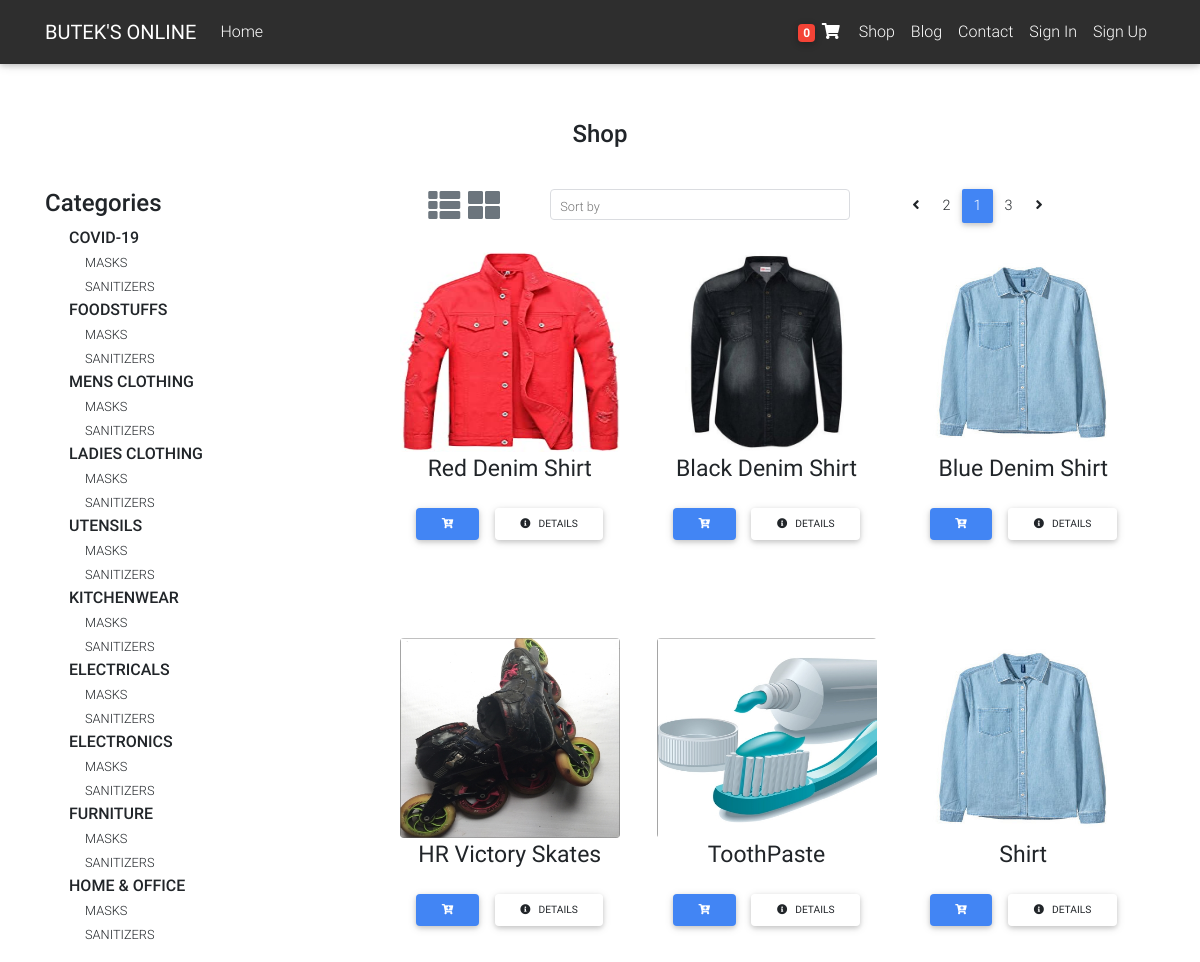
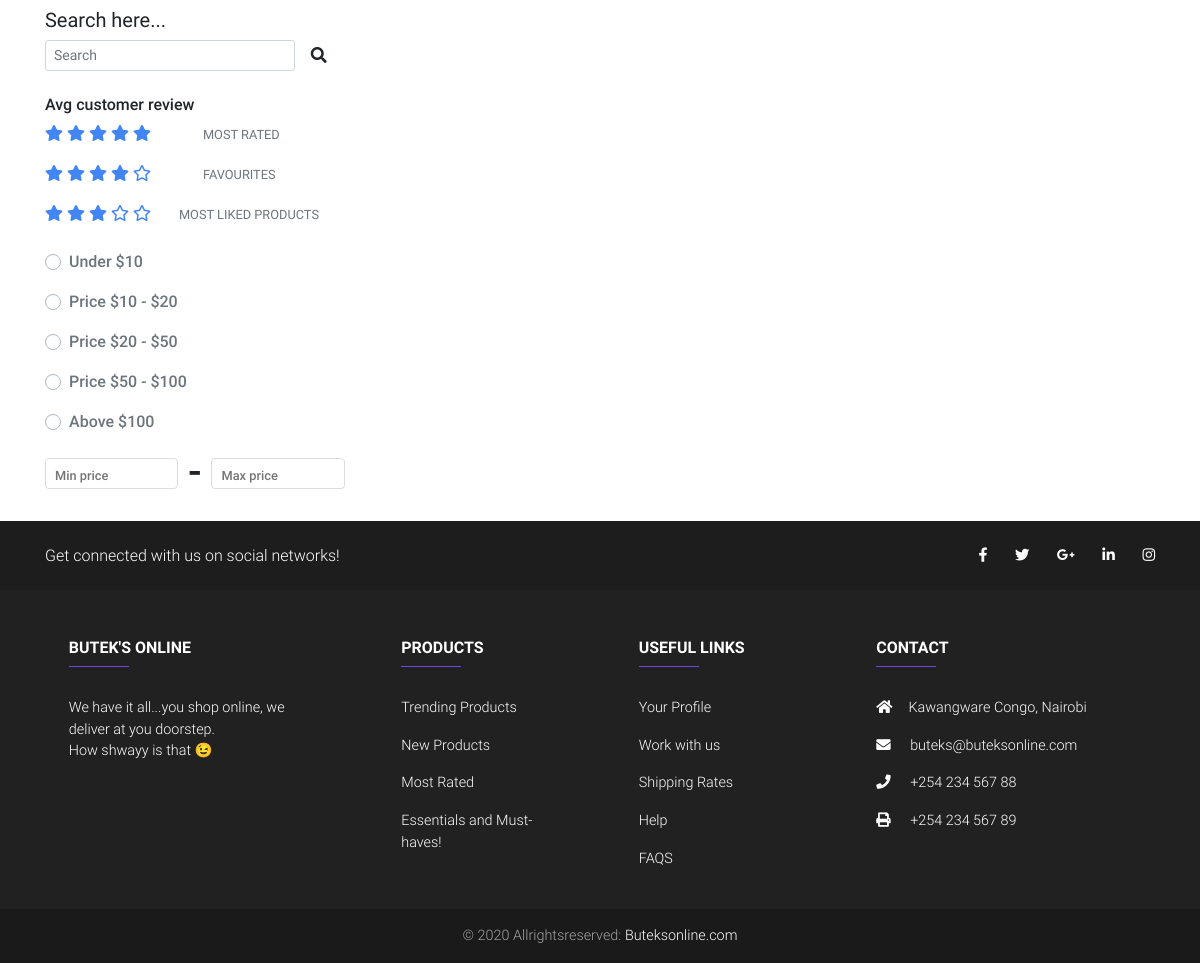
The app's page /shop/ with its own data (2 pictures, top to bottom).
### catalog/models.py (models this page shows, shortened)
class Item(models.Model):
    title = models.CharField(max_length=150)
    price = models.IntegerField()
    discount_price = models.IntegerField(blank=True, null=True)
    slug = models.SlugField()
    description = models.TextField()
    category = models.ForeignKey(
        "Category", on_delete=models.SET_NULL, blank=True, null=True)
    status = models.CharField(max_length=150, blank=True, null=True)
    rating = models.ForeignKey("Rating", on_delete=models.CASCADE)
    label = models.CharField(choices=LABEL_CHOICES, max_length=2)
    image = models.ImageField(default='default.jpg',
                              upload_to='product_images')

### catalog/views.py (the view)
# urls.py: path('shop/', ShopBlockView.as_view(), name='shop'),
class ShopBlockView(View):
    def get(self, *args, **kwargs):
        context = {
            'items': Item.objects.all()
        }
        return render(self.request, 'shop.html', context)

### templates/shop.html (shortened to what this page needs)
{% extends 'base.html' %}
{% block content %}
<main>
  <div class="container">
    <section class="mt-5 wow fadeIn">
      <div>
        <h4 class="section-title">Shop</h4>
      </div>
      <div class="shop-container">
        <div class="menu">
          <div >
            <h4 style="font-weight: 450;">Categories</h4>
            <div class="sub-menu ml-4">
              <a><span id="display-menu" class="display-menu">COVID-19</span></a>
              <br />
              <div class="ml-3">
                <small style="font-weight: 300;">MASKS</small>
                <br />
                <small style="font-weight: 300;">SANITIZERS</small>
              </div>
            </div>
            <div class="sub-menu ml-4">
              <span id="display-menu" class="display-menu">FOODSTUFFS</span>
              <br />
              <div class="ml-3">
                <small style="font-weight: 300;">MASKS</small>
                <br />
                <small style="font-weight: 300;">SANITIZERS</small>
              </div>
            </div>
            <div class="sub-menu ml-4">
              <span id="display-menu" class="display-menu">MENS CLOTHING</span>
              <br />
              <div class="ml-3">
                <small style="font-weight: 300;">MASKS</small>
                <br />
                <small style="font-weight: 300;">SANITIZERS</small>
              </div>
            </div>
            <div class="sub-menu ml-4">
              <span>LADIES CLOTHING</span>
              <br />
              <div class="ml-3">
                <small style="font-weight: 300;">MASKS</small>
                <br />
                <small style="font-weight: 300;">SANITIZERS</small>
              </div>
            </div>
            <div class="sub-menu ml-4">
              <span id="display-menu" class="display-menu">UTENSILS</span>
              <br />
              <div class="ml-3">
                <small style="font-weight: 300;">MASKS</small>
                <br />
                <small style="font-weight: 300;">SANITIZERS</small>
              </div>
            </div>
            <div class="sub-menu ml-4">
              <span id="display-menu" class="display-menu">KITCHENWEAR</span>
              <br />
              <div class="ml-3">
                <small style="font-weight: 300;">MASKS</small>
                <br />
                <small style="font-weight: 300;">SANITIZERS</small>
              </div>
            </div>
            <div class="sub-menu ml-4">
              <span id="display-menu" class="display-menu">ELECTRICALS</span>
              <br />
              <div class="ml-3">
                <small style="font-weight: 300;">MASKS</small>
                <br />
                <small style="font-weight: 300;">SANITIZERS</small>
              </div>
            </div>
            <div class="sub-menu ml-4">
              <span id="display-menu" class="display-menu">ELECTRONICS</span>
              <br />
              <div class="ml-3">
                <small style="font-weight: 300;">MASKS</small>
                <br />
                <small style="font-weight: 300;">SANITIZERS</small>
              </div>
            </div>
            <div class="sub-menu ml-4">
              <span id="display-menu" class="display-menu">FURNITURE</span>
              <br />
              <div class="ml-3">
                <small style="font-weight: 300;">MASKS</small>
                <br />
                <small style="font-weight: 300;">SANITIZERS</small>
              </div>
            </div>
            <div class="sub-menu ml-4">
              <span id="display-menu" class="display-menu">HOME & OFFICE</span>
              <br />
              <div class="ml-3">
                <small style="font-weight: 300;">MASKS</small>
                <br />
                <small style="font-weight: 300;">SANITIZERS</small>
              </div>
            </div>
          </div>
          <div>
            <h5 style="font-weight: 400;" class="mt-4">Search here...</h5>
            <form class="form-inline active-cyan-4">
              <input class="form-control form-control-sm mr-3 w-75" type="text" placeholder="Search"
                aria-label="Search">
              <i class="fas fa-search" aria-hidden="true"></i>
            </form>
          </div>
          <div>
            <h6 style="font-weight: 450;" class="mt-4">Avg customer review</h6>
            <p>
              <span><i class="fas fa-star text-primary"></i></span>
              <span><i class="fas fa-star text-primary"></i></span>
              <span><i class="fas fa-star text-primary"></i></span>
              <span><i class="fas fa-star text-primary"></i></span>
              <span><i class="fas fa-star text-primary"></i></span>
              <small class="text-muted ml-5">MOST RATED</small>
            </p>
            <p>
              <span><i class="fas fa-star text-primary"></i></span>
              <span><i class="fas fa-star text-primary"></i></span>
              <span><i class="fas fa-star text-primary"></i></span>
              <span><i class="fas fa-star text-primary"></i></span>
              <span><i class="far fa-star text-primary"></i></span>
              <small class="text-muted ml-5">FAVOURITES</small>
            </p>
            <p>
              <span><i class="fas fa-star text-primary"></i></span>
              <span><i class="fas fa-star text-primary"></i></span>
              <span><i class="fas fa-star text-primary"></i></span>
              <span><i class="far fa-star text-primary"></i></span>
              <span><i class="far fa-star text-primary"></i></span>
              <small class="text-muted ml-4">MOST LIKED PRODUCTS</small>
            </p>
          </div>
          <div>
            <div class="custom-control custom-radio mt-4">
              <label class="custom-control-label text-muted" for="defaultUnchecked">Under $10</label>
            </div>
            <div class="custom-control custom-radio mt-3">
              <label class="custom-control-label text-muted" for="defaultUnchecked">Price $10 - $20</label>
            </div>
            <div class="custom-control custom-radio mt-3">
              <label class="custom-control-label text-muted" for="defaultUnchecked">Price $20 - $50</label>
            </div>
            <div class="custom-control custom-radio mt-3">
              <label class="custom-control-label text-muted" for="defaultUnchecked">Price $50 - $100</label>
            </div>
            <div class="custom-control custom-radio mt-3">
              <label class="custom-control-label text-muted" for="defaultUnchecked">Above $100</label>
            </div>
          </div>
          <div style="display: flex;">
            <div class="md-form md-outline form-sm" style="width: 40%;">
              <input id="form-sm" class="form-control form-control-sm" type="text">
              <label for="form-sm">Min price</label>
            </div>
            <div style="width: 10%;font-size:40px;" class="pt-2 text-center">
              -
            </div>
            <div class="md-form md-outline form-sm" style="width: 40%;">
              <input id="form-sm" class="form-control form-control-sm" type="text">
              <label for="form-sm">Max price</label>
            </div>
          </div>
        </div>
        <div class="shop-content">
          <div class="header-paragraph">
            <p class="text-center">
              <a class="text-muted" href="{% url 'shop_list' %}">
                <span><i class="fas fa-th-list fa-2x mr-1"></i></span>
              </a>
              <a class="text-muted" href="{% url 'shop' %}">
                <span><i class="fas fa-th-large fa-2x"></i></span>
              </a>
              <span>
                <div style="width: 300px;" class="md-form md-outline form-sm mt-0 pt-0">
                  <input list="list-options" id="form-sm" class="form-control form-control-sm" type="text">
                  <label for="form-sm">Sort by</label>
                </div>
              </span>
              <span>
                <nav>
                  <ul class="pagination pg-blue">
                    <li class="page-item">
                      <a class="page-link" aria-label="Previous">
                        <span aria-hidden="true"><i class="fas fa-angle-left"></i></span>
                      </a>
                    </li>
                    <li class="page-item"><a class="page-link">2</a></li>
                    <li class="page-item active rounded"><a class="page-link">1</a></li>
                    <li class="page-item"><a class="page-link">3</a></li>
                    <li class="page-item">
                      <a class="page-link" aria-label="Next">
                        <span aria-hidden="true"><i class="fas fa-angle-right"></i></span>
                      </a>
                    </li>
                  </ul>
                </nav>
              </span>
            </p>
          </div>
          <div class="shop-img row">
            {% for item in items %}
            <div class="shop-image-div">
              <img src="{{item.image.url}}" class="shop-image rounded">
              <p class="text-center" style="font-weight: 400; font-size:23px;">{{item.title}}</p>
              <div class="text-center">
                <a href="{% url 'detail' item.slug %}" class="btn btn-primary btn-sm rounded "><i class="fas fa-cart-plus"></i></a>
                <a href="#" class="btn btn-outline btn-sm rounded "><i class="fas fa-info-circle mr-2"></i>DETAILS</a>
              </div>
            </div>
            {% endfor %}
          </div>
        </div>
      </div>
    </section>
  </div>
</main>
{% endblock content %}

### templates/base.html (shortened to what this page needs)
{% load static %}
{% load cart_template_tags %}
<!DOCTYPE html>
<html lang="en">
  <head>
    <link
      rel="stylesheet"
      href="https://use.fontawesome.com/releases/v5.11.2/css/all.css"
    />
    <link href="{% static 'css/bootstrap.min.css' %}" rel="stylesheet" />
    <link href="{% static 'css/mdb.min.css' %}" rel="stylesheet" />
    <link href="{% static 'css/style.min.css' %}" rel="stylesheet" />
    <link rel="stylesheet" href="{% static 'main.css' %}">
  </head>
  <body>
<nav class="navbar fixed-top navbar-expand-lg navbar-dark elegant-color scrolling-navbar">
<div class="container">
  <a class="navbar-brand" href="{% url 'home' %}">
    <strong>BUTEK'S ONLINE</strong>
  </a>
  <div class="collapse navbar-collapse" id="navbarSupportedContent">
    <ul class="navbar-nav mr-auto">
      <li class="nav-item ">
        <a class="nav-link" href="{% url 'home' %}">Home</a>
      </li>
    </ul>
    <ul class="navbar-nav nav-flex-icons">
      <li class="nav-item">
        <a href="{% url 'order_summary' %}" class="nav-link waves-effect">
          <span class="badge red z-depth-1 rounded">{{request.user|cart_item_count}}</span>
          <i class="fas fa-shopping-cart"></i>
        </a>
      </li>
      <li class="nav-item">
        <a class="nav-link" href="{% url 'shop' %}">Shop</a>
      </li>
      <li class="nav-item">
        <a class="nav-link" href="#">Blog</a>
      </li>
      <li class="nav-item">
        <a class="nav-link" href="#">Contact</a>
      </li>
      <li class="nav-item">
        <a class="nav-link" href="#">Sign In</a>
      </li>
      <li class="nav-item">
        <a class="nav-link" href="#">Sign Up</a>
      </li>
    </ul>
  </div>
</div>
</nav>
<div class="mt-5 pt-4">
  </div>
{% block content %}
{% endblock content %}
<footer class="page-footer font-small elegant-color-dark">
  <div style="background-color: #1d1d1d;">
    <div class="container">
      <div class="row py-4 d-flex align-items-center">
        <div
          class="col-md-6 col-lg-5 text-center text-md-left mb-4 mb-md-0"
        >
          <h6 class="mb-0">Get connected with us on social networks!</h6>
        </div>
        <div class="col-md-6 col-lg-7 text-center text-md-right">
          <a class="fb-ic">
            <i class="fab fa-facebook-f white-text mr-4"> </i>
          </a>
          <a class="tw-ic">
            <i class="fab fa-twitter white-text mr-4"> </i>
          </a>
          <a class="gplus-ic">
            <i class="fab fa-google-plus-g white-text mr-4"> </i>
          </a>
          <a class="li-ic">
            <i class="fab fa-linkedin-in white-text mr-4"> </i>
          </a>
          <a class="ins-ic">
            <i class="fab fa-instagram white-text"> </i>
          </a>
        </div>
      </div>
    </div>
  </div>
  <div class="container text-center text-md-left mt-5">
    <div class="row mt-3">
      <div class="col-md-3 col-lg-4 col-xl-3 mx-auto mb-4">
        <h6 class="text-uppercase font-weight-bold">Butek's Online</h6>
        <hr
          class="deep-purple accent-2 mb-4 mt-0 d-inline-block mx-auto"
          style="width: 60px;"
        />
        <p>
          We have it all...you shop online, we deliver at you doorstep.
          <br>
          How shwayy is that 😉
        </p>
      </div>
      <div class="col-md-2 col-lg-2 col-xl-2 mx-auto mb-4">
        <h6 class="text-uppercase font-weight-bold">Products</h6>
        <hr
          class="deep-purple accent-2 mb-4 mt-0 d-inline-block mx-auto"
          style="width: 60px;"
        />
        <p>
          <a href="#!">Trending Products</a>
        </p>
        <p>
          <a href="#!">New Products</a>
        </p>
        <p>
          <a href="#!">Most Rated</a>
        </p>
        <p>
          <a href="#!">Essentials and Must-haves!</a>
        </p>
      </div>
      <div class="col-md-3 col-lg-2 col-xl-2 mx-auto mb-4">
        <h6 class="text-uppercase font-weight-bold">Useful links</h6>
        <hr
          class="deep-purple accent-2 mb-4 mt-0 d-inline-block mx-auto"
          style="width: 60px;"
        />
        <p>
          <a href="#!">Your Profile</a>
        </p>
        <p>
          <a href="#!">Work with us</a>
        </p>
        <p>
          <a href="#!">Shipping Rates</a>
        </p>
        <p>
          <a href="#!">Help</a>
        </p>
        <p>
          <a href="#!">FAQS</a>
        </p>
      </div>
      <div class="col-md-4 col-lg-3 col-xl-3 mx-auto mb-md-0 mb-4">
        <h6 class="text-uppercase font-weight-bold">Contact</h6>
        <hr
          class="deep-purple accent-2 mb-4 mt-0 d-inline-block mx-auto"
          style="width: 60px;"
        />
        <p><i class="fas fa-home mr-3"></i>Kawangware Congo, Nairobi</p>
        <p><i class="fas fa-envelope mr-3"></i> buteks@buteksonline.com</p>
        <p><i class="fas fa-phone mr-3"></i> +254 234 567 88</p>
        <p><i class="fas fa-print mr-3"></i> +254 234 567 89</p>
      </div>
    </div>
  </div>
  <div class="footer-copyright text-center py-3">
    © 2020 Allrightsreserved:
    <a href="https://mdbootstrap.com/"> Buteksonline.com</a>
  </div>
</footer>
  </body>
</html>

### records on screen
Item: image (picture), title "Red Denim Shirt"
Item: image (picture), title "Black Denim Shirt"
Item: image (picture), title "Blue Denim Shirt"
Item: image (picture), title "HR Victory Skates"
Item: image (picture), title "ToothPaste"
Item: image (picture), title "Shirt"

### other values on screen
{{ request.user|cart_item_count }} "0"
